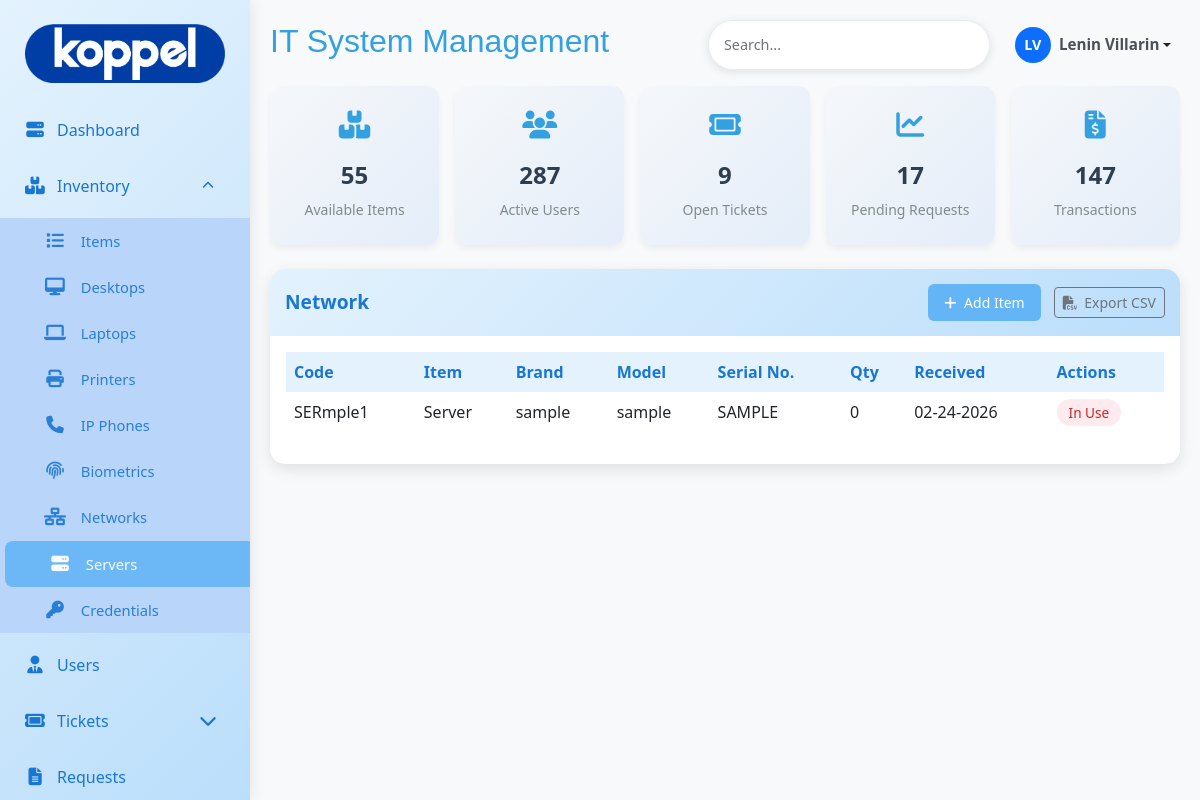
Before: /admin/inv/server/server.php (signed in) with the older database file.
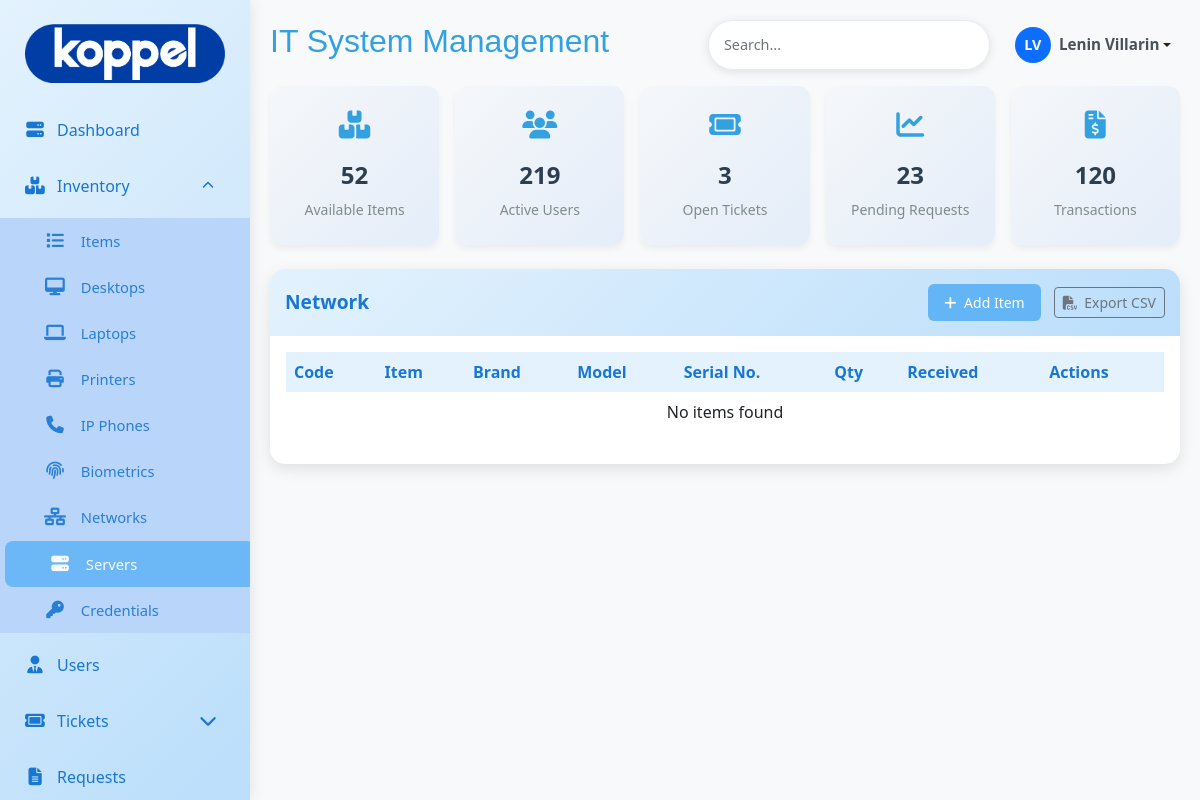
After: the same page with the newer database file.
### tables this page shows
CREATE TABLE `item_tb` (
  `item_id` int(11) NOT NULL AUTO_INCREMENT,
  `item_code` varchar(100) NOT NULL DEFAULT 'N/A',
  `name` varchar(100) NOT NULL,
  `brand` varchar(100) NOT NULL,
  `model` varchar(100) NOT NULL,
  `serial_number` varchar(100) DEFAULT NULL,
  `description` text DEFAULT NULL,
  `quantity` int(11) DEFAULT 0,
  `date_received` date DEFAULT NULL,
  `created_at` timestamp NOT NULL DEFAULT current_timestamp(),
  `updated_at` timestamp NOT NULL DEFAULT current_timestamp() ON UPDATE current_timestamp(),
  `type_id` int(11) unsigned NOT NULL,
  PRIMARY KEY (`item_id`),
  KEY `type_id` (`type_id`)
);

### admin/inv/server/inv_sql.php (called while the page is built)
<?php
  $sql = "
      SELECT *
      FROM item_tb
      Where name = 'Server'
      ORDER BY item_id DESC
  ";
  $result = $conn->query($sql);
?>

### admin/inv/server/inv_table.php (the view, shortened to what the changed rows need)
<div class="card">
    <div class="card-body">
        <div class="table-responsive">
            <table id="inventoryTable" class="table table-hover">
                <thead>
                    <tr>
                        <th>Code</th>
                        <th>Item</th>
                        <th>Brand</th>
                        <th>Model</th>
                        <th>Serial No.</th>
                        <th>Qty</th>
                        <th>Received</th>
                        <th>Actions</th>
                    </tr>
                </thead>
                <tbody>
                    <?php if ($result->num_rows > 0): ?>
                        <?php while($row = $result->fetch_assoc()): ?>
                        <tr
                            data-item-id="<?= (int)$row['item_id'] ?>"
                            data-code="<?= htmlspecialchars($row['item_code']) ?>"
                            data-name="<?= htmlspecialchars($row['name']) ?>"
                            data-brand="<?= htmlspecialchars($row['brand']) ?>"
                            data-model="<?= htmlspecialchars($row['model']) ?>"
                            data-serial="<?= htmlspecialchars($row['serial_number']) ?>"
                            data-desc="<?= htmlspecialchars($row['description']) ?>"
                            data-qty="<?= (int)$row['quantity'] ?>"
                            data-received="<?= date('m-d-Y', strtotime($row['date_received'])) ?>"
                            data-type="<?= htmlspecialchars($row['name']) ?>"
                        >
                            <td><?= $row['item_code'] ?></td>
                            <td><?= $row['name'] ?></td>
                            <td><?= $row['brand'] ?></td>
                            <td><?= $row['model'] ?></td>
                            <td><?= $row['serial_number'] ?></td>
                            <td><?= $row['quantity'] ?></td>
                            <td data-order="<?= date('Y-m-d', strtotime($row['date_received'])) ?>">
                                <?= date('m-d-Y', strtotime($row['date_received'])) ?>
                            </td>
                            <td>
                                <?php if ($row['quantity'] > 0): ?>
                                    <span class="status-active">In Stock</span>
                                <?php else: ?>
                                    <span class="status-inactive">In Use</span>
                                <?php endif; ?>
                            </td>
                        </tr>
                        <?php endwhile; ?>
                    <?php else: ?>
                        <tr><td colspan="9" class="text-center">No items found</td></tr>
                    <?php endif; ?>
                </tbody>
            </table>
        </div>
    </div>
</div>

### admin/inv/server/stats_card.php (shortened to what the changed rows need)
<?php
include '../../db/db.php';
$itemCount = $conn->query("SELECT COUNT(*) as total FROM item_tb WHERE quantity >= 1")->fetch_assoc()['total'];
$userCount = $conn->query("SELECT COUNT(*) as total FROM user_tb WHERE is_active = 1")->fetch_assoc()['total'];
$transactionCount = $conn->query("SELECT COUNT(*) as total FROM transaction_tb")->fetch_assoc()['total'];
$requestCount = $conn->query("SELECT COUNT(*) as total FROM request_tb WHERE status = 'Pending'")->fetch_assoc()['total'];
$ticketCount = $conn->query("SELECT COUNT(*) as total FROM ticket_tb WHERE status != 'closed' && status != 'resolved' && status != 'canceled'")->fetch_assoc()['total'];
$currentMonth = date('Y-m-01');
$currentTransactions = $conn->query("
    SELECT COUNT(*) as total FROM transaction_tb
    WHERE action_date >= '$currentMonth'
")->fetch_assoc()['total'];
?>
<div class="row row-cols-1 row-cols-sm-2 row-cols-md-3 row-cols-xl-5 g-3">
    <div class="col">
        <a href="../../inventory.php" class="stats-card-link">
            <div class="card stats-card h-100">
                <i class="fas fa-boxes"></i>
                <h3><?= number_format($itemCount) ?></h3>
                <p>Available Items</p>
            </div>
        </a>
    </div>
    <div class="col">
        <a href="../../users.php" class="stats-card-link">
            <div class="card stats-card h-100">
                <i class="fas fa-users"></i>
                <h3><?= number_format($userCount) ?></h3>
                <p>Active Users</p>
            </div>
        </a>
    </div>
    <div class="col">
        <a href="../../tickets.php" class="stats-card-link">
            <div class="card stats-card h-100">
                <i class="fas fa-ticket"></i>
                <h3><?= number_format($ticketCount) ?></h3>
                <p>Open Tickets</p>
            </div>
        </a>
    </div>
    <div class="col">
        <a href="../../requests.php" class="stats-card-link">
            <div class="card stats-card h-100">
                <i class="fas fa-chart-line"></i>
                <h3><?= number_format($requestCount) ?></h3>
                <p>Pending Requests</p>
            </div>
        </a>
    </div>
    <div class="col">
        <a href="../../transactions.php" class="stats-card-link">
            <div class="card stats-card h-100">
                <i class="fas fa-file-invoice-dollar"></i>
                <h3><?= number_format($transactionCount) ?></h3>
                <p>Transactions</p>
            </div>
        </a>
    </div>
</div><br>

Changed rows visible on the page:
removed item_tb: item_code "SERmple1", name "Server", brand "sample", model "sample", serial_number "SAMPLE", quantity "0", date_received "02-24-2026", shows "In Use"
Other visible differences:
$itemCount: "55" → "52"
$userCount: "287" → "219"
$ticketCount: "9" → "3"
$requestCount: "17" → "23"
$transactionCount: "147" → "120"
text now shown: "No items found"
